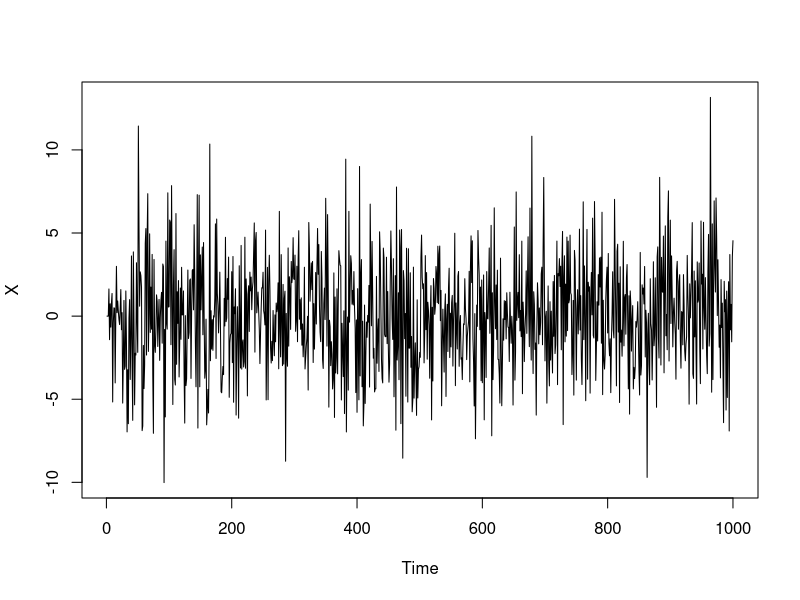
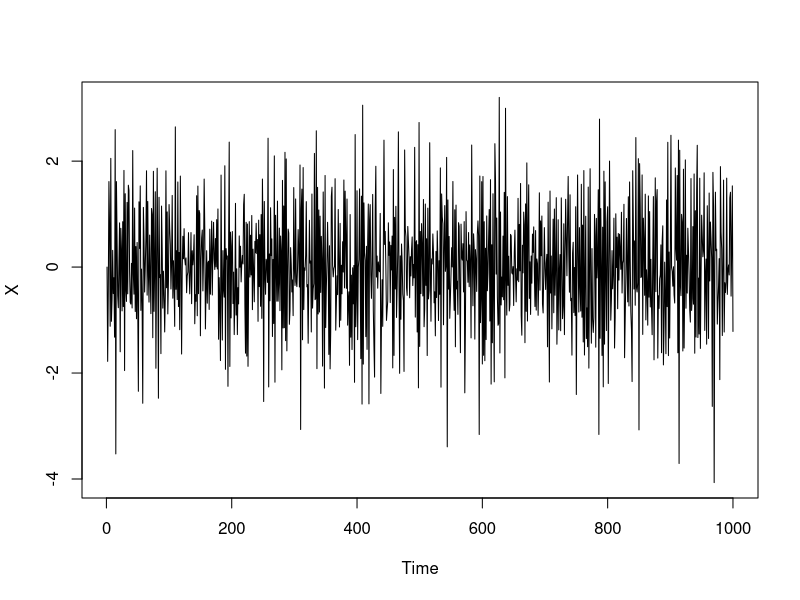
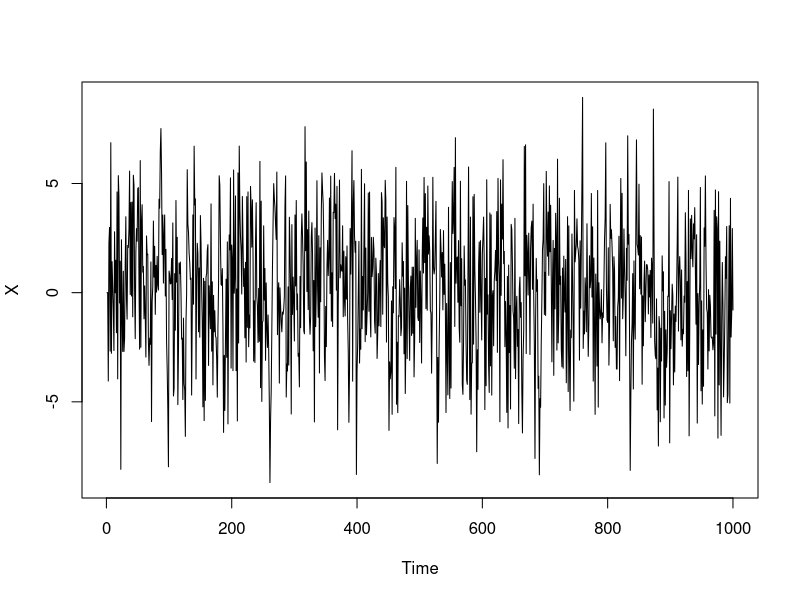
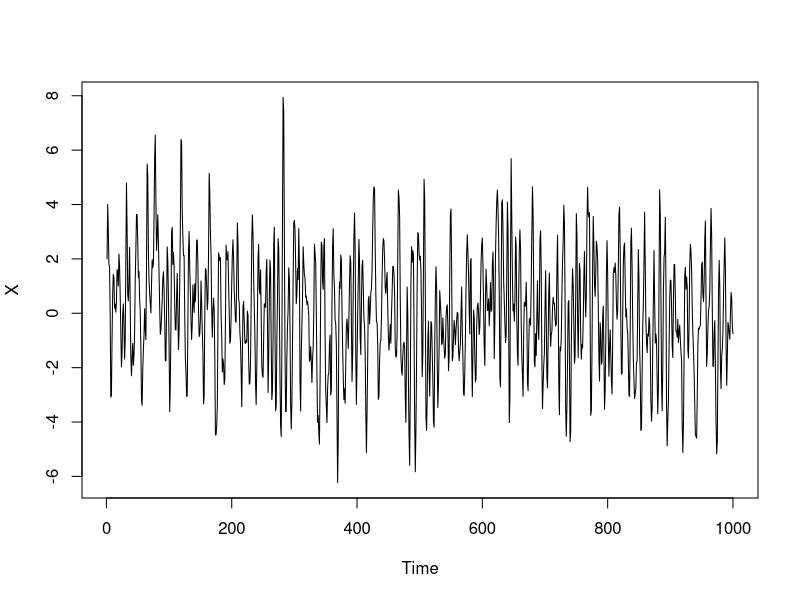
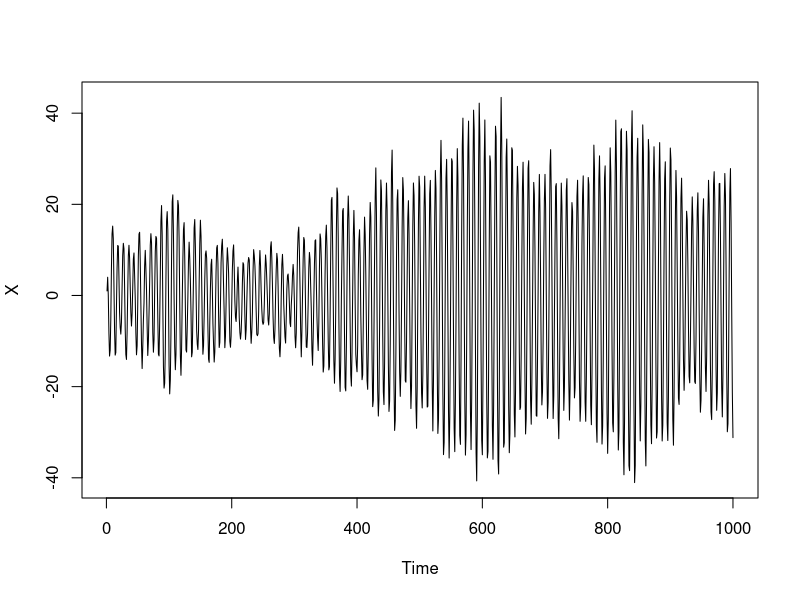

Reproduce these figures in R, in order.
## ---- chunk 1
knitr::opts_chunk$set(echo = TRUE)
## ---- chunk 2
W<-rnorm(1000)
X<-numeric(1000)
X1<-numeric(1000)
X2<-numeric(1000)
X3<-numeric(1000)
for(t in 4:1000)
  X[t]<-3*W[t-3]+W[t]
for(t in 2:1000)
   X1[t]<-X[t-1]
for(t in 3:1000)
  X2[t]<-X[t-2]
for(t in 4:1000)
  X3[t]<-X[t-3]
ts.plot(X)
#El valor esperado es de cero
mean(X) #Media del proceso
#Gama algebráico
#Gama0 = 10
#Gama1 = 0
#Gama2 = 0
#Gama 3 = 3
cov(X,X) #gama 0
cov(X,X1) #gama 1
cov(X,X2) #gama 2
cov(X,X3) #gama 3
#El proceso es MA(3)
#Al ser MA, es un proceso estacionario
## ---- chunk 3
W<-rnorm(1000)
X<-numeric(1000)
X1<-numeric(1000)
X2<-numeric(1000)
X3<-numeric(1000)
for(t in 2:1000)
  X[t]<--1/2*W[t-1]+W[t]
for(t in 2:1000)
   X1[t]<-X[t-1]
for(t in 3:1000)
  X2[t]<-X[t-2]
for(t in 4:1000)
  X3[t]<-X[t-3]
ts.plot(X)
#El valor esperado es de cero
mean(X) #Media del proceso
#Gama algebráico
#Gama0 = 5/4
#Gama1 = -1/2
#Gama2 = 0
#Gama 3 = 0
cov(X,X) #gama 0
cov(X,X1) #gama 1
cov(X,X2) #gama 2
cov(X,X3) #gama 3
#El proceso es MA(1)
#Al ser MA, es un proceso estacionario
## ---- chunk 4
W<-rnorm(1000)
X<-numeric(1000)
X1<-numeric(1000)
X2<-numeric(1000)
X3<-numeric(1000)
for(t in 3:1000)
  X[t]<-3*W[t-2]+1/3*W[t-1]+W[t]
for(t in 2:1000)
   X1[t]<-X[t-1]
for(t in 3:1000)
  X2[t]<-X[t-2]
for(t in 4:1000)
  X3[t]<-X[t-3]
ts.plot(X)
#El valor esperado es de cero
mean(X) #Media del proceso
#Gama algebráico
#Gama0 = 10.11
#Gama1 = 4/3
#Gama2 = 3
#Gama 3 = 
cov(X,X) #gama 0
cov(X,X1) #gama 1
cov(X,X2) #gama 2
cov(X,X3) #gama 3
#El proceso es MA(2)
#Al ser MA, es un proceso estacionario
## ---- chunk 5
W<-rnorm(1000)
X<-numeric(1000)
X[1]=2
X[2]=4
for(t in 3:1000)
  X[t]<-X[t-1]-1/2*X[t-2]+1/2*W[t-1]+W[t]
ts.plot(X)
#El proceso es ARMA(2,1)
#El proceso es estacionario
## ---- chunk 6
W<-rnorm(1000)
X<-numeric(1000)
X[1]=1
X[2]=4
for(t in 4:1000)
  X[t]<-3/2*X[t-1]-X[t-2]+3/2*W[t-3]-1/2*W[t-1]+W[t]
ts.plot(X)
#El proceso es ARMA(2,3)
#El proceso no es estacionario
